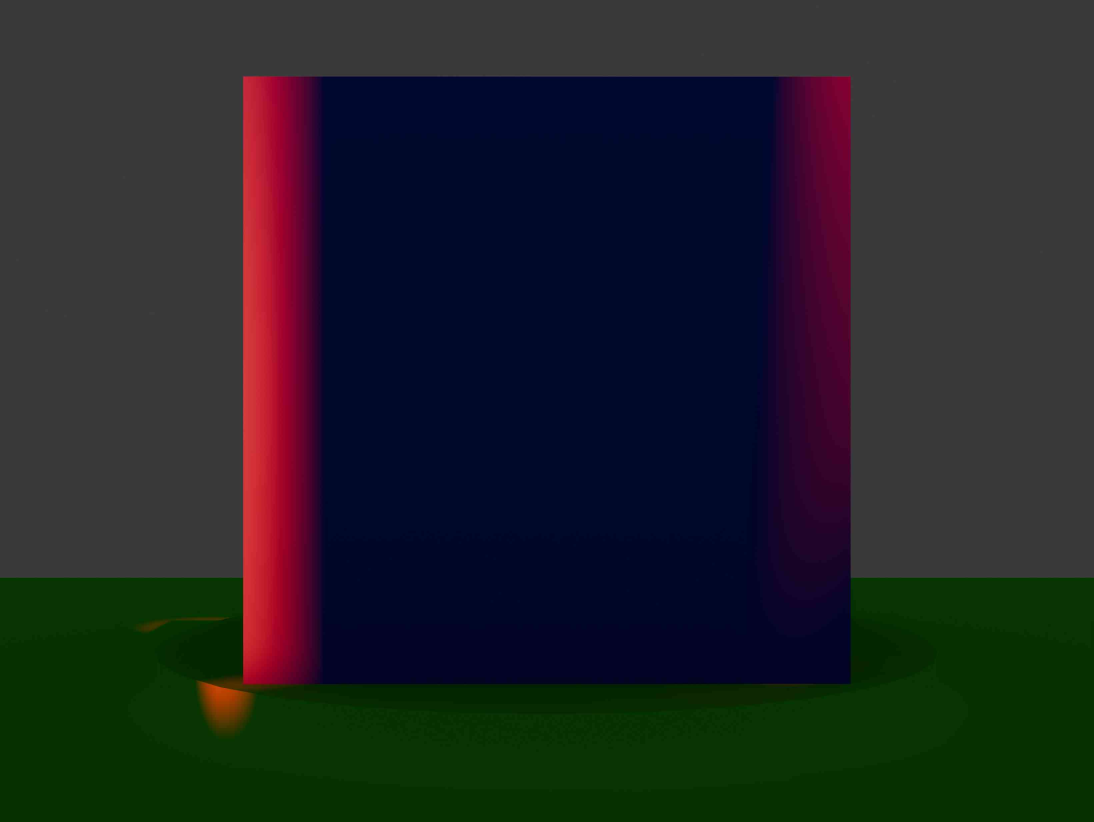
#> input picture SampleInput/0001.jpg, 3280 x 2464 px (shown at 1/3 size); its folder holds only this picture in this run
$ python scanner.py
#> lines starting #> are read from the running program, lines starting #| are printed output that depends on the picture; after the words box and inside, x2 and y2 are one past the last pixel; in counts of white or black regions, pixels touching at a corner belong together
import cv2
import numpy as np
import os
import glob
import math

# ==========================================
# --- KONFIGURACE ---
# ==========================================
INPUT_DIR = "SampleInput"
DEBUG_DIR = "debug_frames"

# --- KALIBRACE ---
# CENTER_X je osa otáčení. Podle tvého obrázku ji zkusíme posunout na střed stolu.
CENTER_X = 550.0
TRIANGULATION_FACTOR = 1.8

# --- ROI (Region of Interest) ---
# TADY JE ZMĚNA: Posouváme okno na PRAVOU stranu kostky (kde je ten jasný pruh).
# Modré čáry v debugu se posunou doprava.
SEARCH_LEFT = 700
SEARCH_RIGHT = 1150

# --- FILTR POZADÍ ---
# Všechno nalevo od pixelu 500 úplně vymažeme, aby to nechytalo ten laser v pozadí.
IGNORE_LEFT_SIDE = 600

# --- OKRAJE A CITLIVOST ---
TOP_MARGIN = 80
BOTTOM_MARGIN = 180
MIN_BRIGHTNESS = 25     # Citlivost na "rozmazaný" laser na povrchu kostky

# ==========================================
# --- JÁDRO ---
# ==========================================

def get_3d_point(x_pixel, y_pixel, angle_rad, img_height):
    """ Výpočet vzdálenosti od středu. """
    # dx je horizontální vzdálenost od osy otáčení
    dx = abs(CENTER_X - x_pixel)
    R = dx * TRIANGULATION_FACTOR

    # Převod na souřadnice pro 3D model
    x = R * math.cos(angle_rad)
    y = R * math.sin(angle_rad)
    z = img_height - y_pixel
    return x, y, z

def run_scanner():
    if not os.path.exists(DEBUG_DIR): os.makedirs(DEBUG_DIR)
    images = sorted(glob.glob(os.path.join(INPUT_DIR, "*.jpg")) + glob.glob(os.path.join(INPUT_DIR, "*.png")))

    if not images:
        print("CHYBA: Složka SampleInput je prázdná!")
        return

    num_images = len(images)
    point_cloud = []

    for idx, img_path in enumerate(images):
        img = cv2.imread(img_path)
#> img is the input picture: shape (2464, 3280, 3); mean B, G, R 38.8, 35.1, 33
        if img is None: continue

        h, w, _ = img.shape
#> h = 2464; w = 3280
        # Vezmeme červený kanál pro nejlepší viditelnost laseru
        laser_raw = img[:, :, 2].copy()
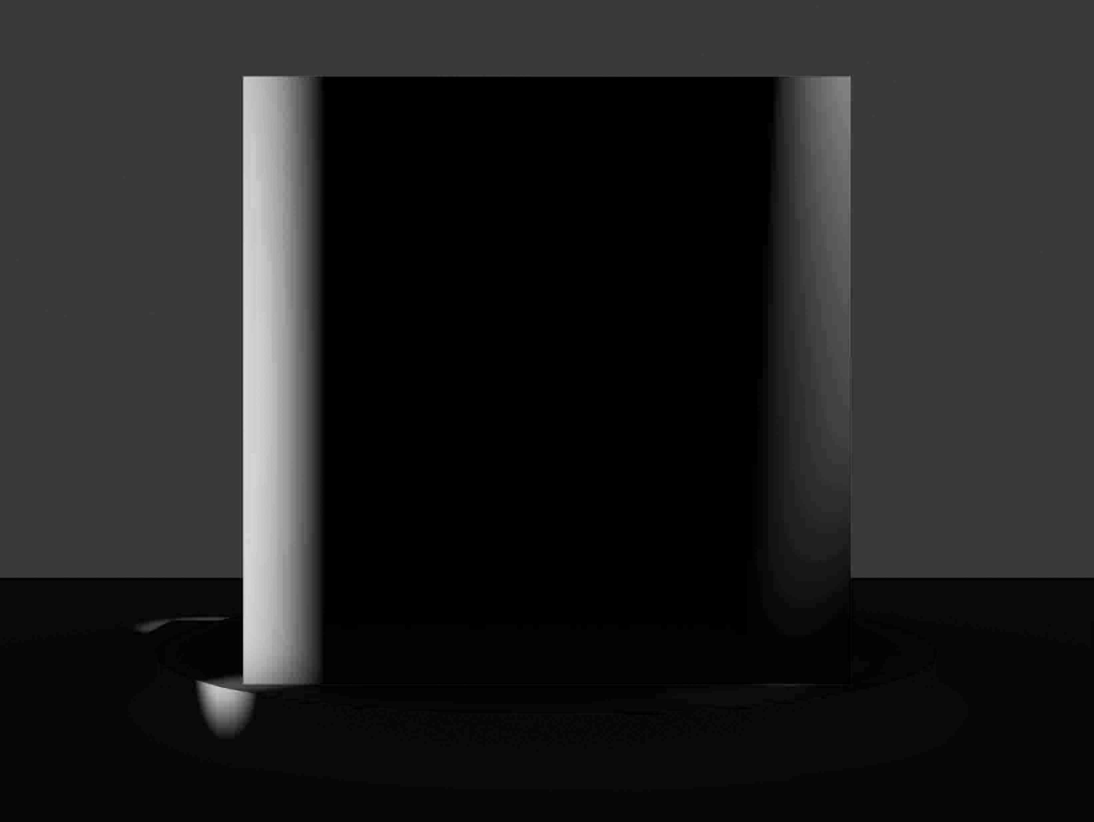
#> laser_raw: shape (2464, 3280) (shown at 1/3 size); min 0, max 221, mean 33

        # --- AGRESIVNÍ ČIŠTĚNÍ POZADÍ ---
        # Vše vlevo od kostky prostě "zhasneme"
        laser_raw[:, 0:IGNORE_LEFT_SIDE] = 0
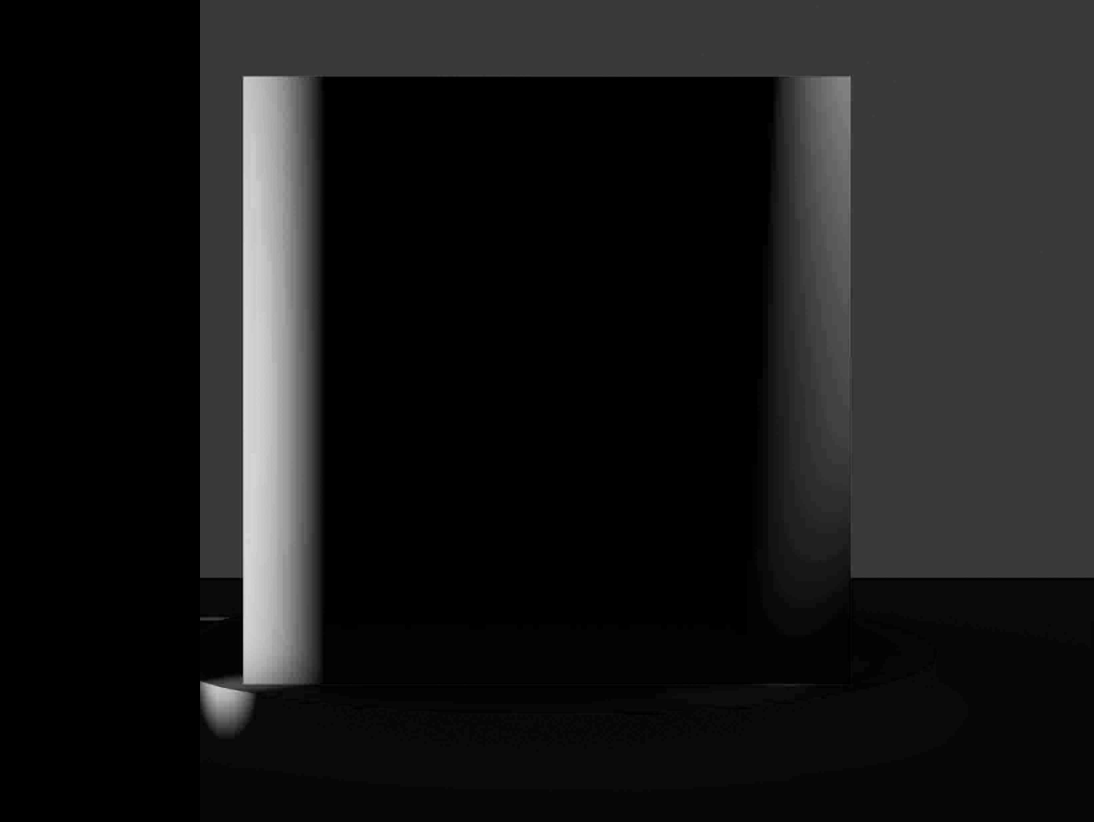
#> laser_raw: shape (2464, 3280) (shown at 1/3 size); 18.29% of pixels changed, all inside (x1, y1, x2, y2) = (0, 0, 600, 2464)

        # Prahování pro odstranění šumu a slabých odlesků
        _, thresh = cv2.threshold(laser_raw, MIN_BRIGHTNESS, 255, cv2.THRESH_TOZERO)
        debug_viz = img.copy()

        # Vykreslení modrých čar (kde software hledá) a žluté (střed)
        cv2.line(debug_viz, (SEARCH_LEFT, 0), (SEARCH_LEFT, h), (255, 0, 0), 2)
        cv2.line(debug_viz, (SEARCH_RIGHT, 0), (SEARCH_RIGHT, h), (255, 0, 0), 2)
        cv2.line(debug_viz, (int(CENTER_X), 0), (int(CENTER_X), h), (0, 255, 255), 1)

        # Úhel natočení objektu na podstavě
        angle = (idx / num_images) * 2 * np.pi

        for y in range(TOP_MARGIN, h - BOTTOM_MARGIN):
            row_roi = thresh[y, SEARCH_LEFT:SEARCH_RIGHT]
            row_sum = np.sum(row_roi)

            if row_sum > 50:
                # Výpočet těžiště jasu (Centroid) pro maximální přesnost
                weights = row_roi.astype(float)
                positions = np.arange(len(row_roi))

                rel_x = np.sum(positions * weights) / row_sum
                abs_x = rel_x + SEARCH_LEFT

                # Uložení 3D bodu
                p3d = get_3d_point(abs_x, y, angle, h)
                point_cloud.append(p3d)

                # Zelená tečka značí úspěšnou detekci
                cv2.circle(debug_viz, (int(abs_x), y), 1, (0, 255, 0), -1)
#> this loop made 2204 passes
#> p3d on passes 1 to 12: (674.1, 0, 2384), (674.1, 0, 2383), (674.1, 0, 2382), (674.1, 0, 2381), (674.1, 0, 2380), (674.1, 0, 2379), (674.1, 0, 2378), (674.1, 0, 2377), (674.1, 0, 2376), (674.1, 0, 2375), (674.1, 0, 2374), (674.1, 0, 2373)
#> after the loop, point_cloud = 2128 items, first 6: (674.1, 0, 2384), (674.1, 0, 2383), (674.1, 0, 2382), (674.1, 0, 2381), (674.1, 0, 2380), (674.1, 0, 2379)

        cv2.imwrite(os.path.join(DEBUG_DIR, f"debug_{os.path.basename(img_path)}"), debug_viz)
        if idx % 10 == 0: print(f"Zpracováno {idx}/{num_images} snímků...")

    export_obj(point_cloud, "krychle_cloud.obj")
    print("\nHOTOVO! Otevři 'krychle_cloud.obj' v MeshLabu nebo Blenderu.")

def export_obj(points, filename):
#> called with filename = 'krychle_cloud.obj'
    with open(filename, 'w') as f:
        f.write("# 3D Point Cloud\n")
        for p in points: f.write(f"v {p[0]:.4f} {p[1]:.4f} {p[2]:.4f}\n")
#> this loop made 2128 passes

if __name__ == "__main__":
    run_scanner()

$ run again, on SampleInput/0006.jpg
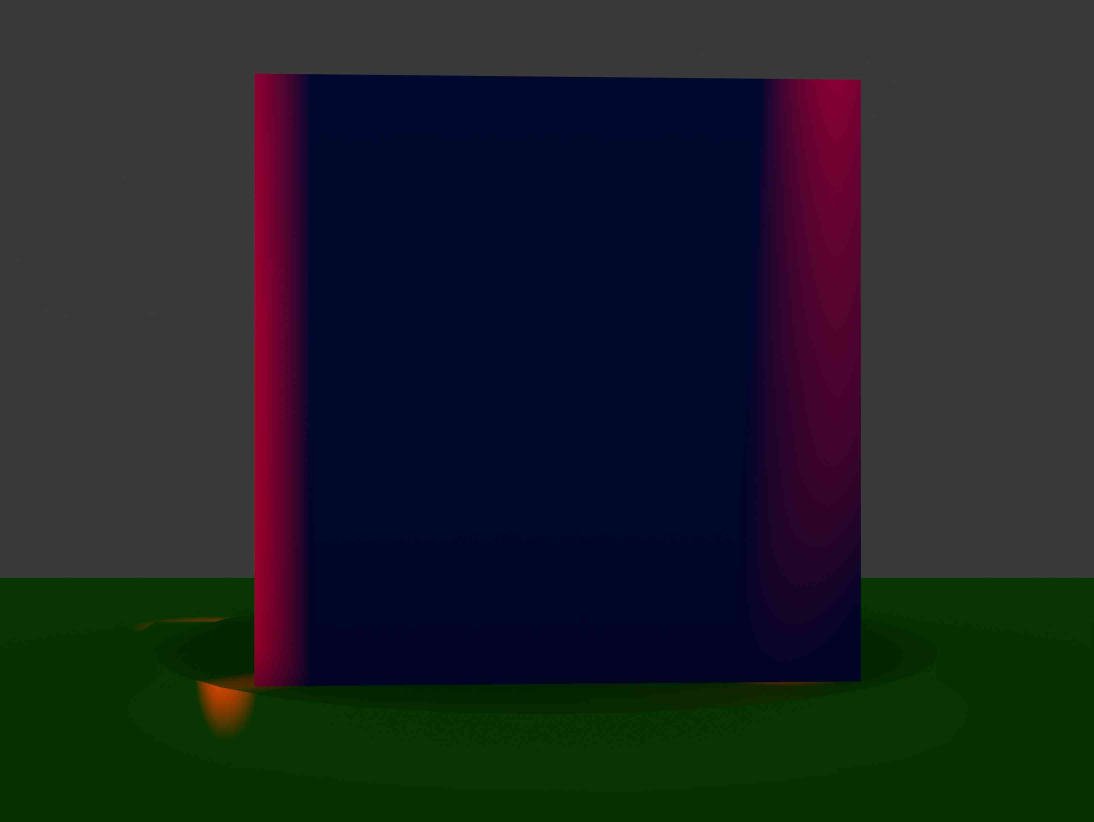
#> input picture SampleInput/0006.jpg, 3280 x 2464 px (shown at 1/3 size)
#> in run_scanner, img is the input picture: shape (2464, 3280, 3); mean B, G, R 38.6, 34.5, 30
#> in run_scanner, `laser_raw = img[:, :, 2].copy()`:
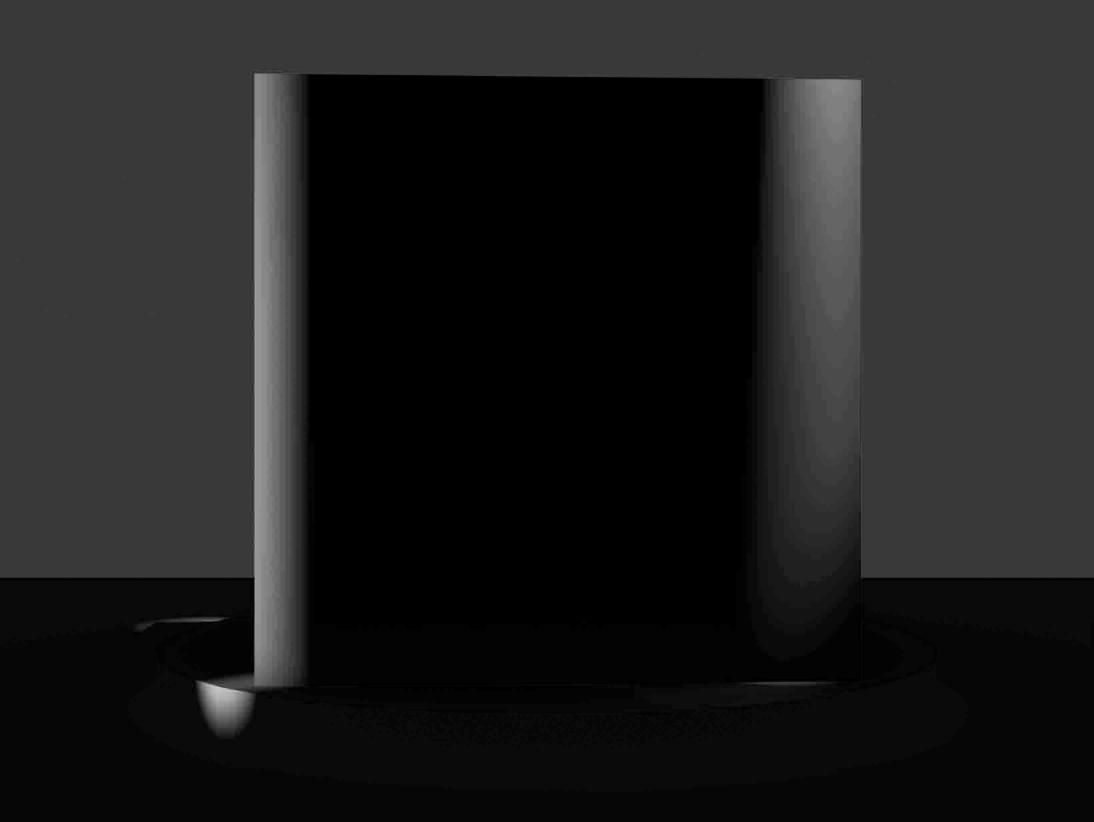
#> laser_raw: shape (2464, 3280) (shown at 1/3 size); min 0, max 210, mean 30
#> in run_scanner, `laser_raw[:, 0:IGNORE_LEFT_SIDE] = 0`:
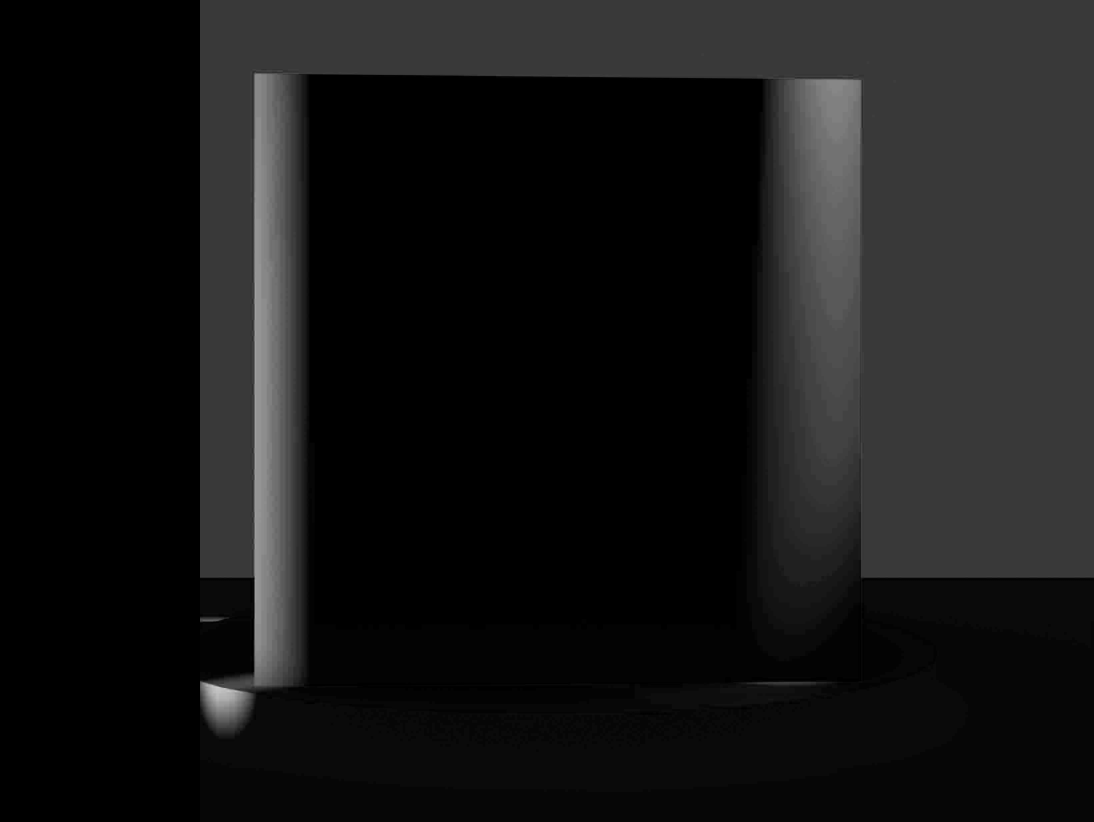
#> laser_raw: shape (2464, 3280) (shown at 1/3 size); 18.29% of pixels changed, all inside (x1, y1, x2, y2) = (0, 0, 600, 2464)
#> the loop in run_scanner, `for y in range(TOP_MARGIN, h - BOTTOM_MARGIN):` made 2204 passes
#> p3d on passes 1 to 8: (674.1, 0, 2384), (674.1, 0, 2383), (674.1, 0, 2382), (674.1, 0, 2381), (674.1, 0, 2380), (674.1, 0, 2379), (674.1, 0, 2378), (674.1, 0, 2377)
#> after the loop in run_scanner, `for y in range(TOP_MARGIN, h - BOTTOM_MARGIN):`: point_cloud = 2128 items, first 6: (674.1, 0, 2384), (674.1, 0, 2383), (674.1, 0, 2382), (674.1, 0, 2381), (674.1, 0, 2380), (674.1, 0, 2379)
#> the loop in export_obj, `for p in points: f.write(f"v {p[0]:.4f} {p[1]:.4f} {p[2]:.4f}\n")` made 2128 passes
